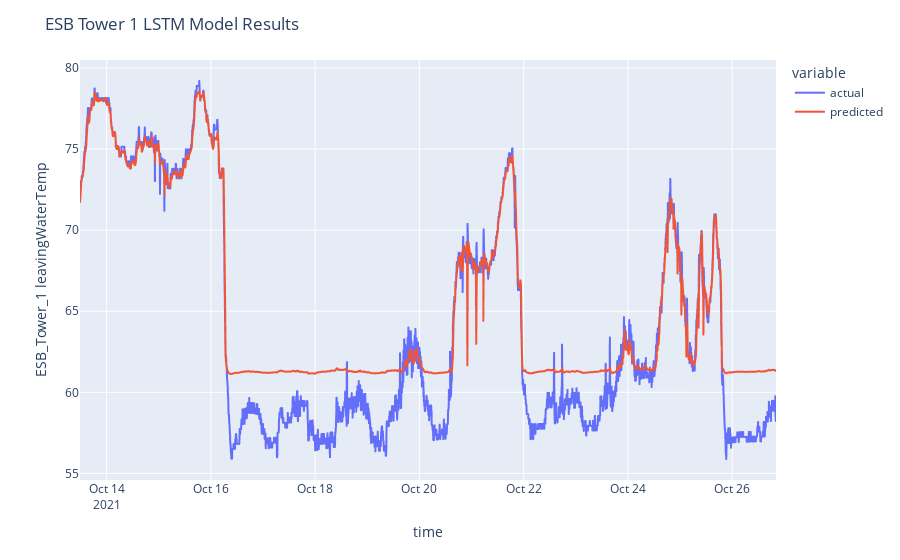

Notebook source saved alongside this figure:
### Markdown cell above
<h3 style="color:#27469c">ESB Tower 1 Fall</h3>

### Code cell
base_model.create_base_model(building_name="ESB", tower_number=1, season="fall", features=features, target=target)

### Figure 1 — Plotly figure (JSON) as saved in the notebook; plotly's stock layout.template omitted (floating-point values rounded to 4 significant figures; data arrays with more than 128 entries replaced by an {"elided": "..."} marker saying what was removed)
{"data": [{"hovertemplate": "variable=actual<br>index=%{x}<br>value=%{y}<extra></extra>", "legendgroup": "actual", "line": {"color": "#636efa", "dash": "solid"}, "marker": {"symbol": "circle"}, "mode": "lines", "name": "actual", "showlegend": true, "type": "scattergl", "x": {"elided": "3846 str values"}, "xaxis": "x", "y": {"elided": "3846 float values"}, "yaxis": "y"}, {"hovertemplate": "variable=predicted<br>index=%{x}<br>value=%{y}<extra></extra>", "legendgroup": "predicted", "line": {"color": "#EF553B", "dash": "solid"}, "marker": {"symbol": "circle"}, "mode": "lines", "name": "predicted", "showlegend": true, "type": "scattergl", "x": {"elided": "3846 str values"}, "xaxis": "x", "y": {"elided": "3846 float values"}, "yaxis": "y"}], "layout": {"legend": {"title": {"text": "variable"}, "tracegroupgap": 0}, "margin": {"t": 60}, "title": {"text": "ESB Tower 1 LSTM Model Results"}, "xaxis": {"anchor": "y", "domain": [0, 1], "title": {"text": "time"}}, "yaxis": {"anchor": "x", "domain": [0, 1], "title": {"text": "ESB_Tower_1 leavingWaterTemp"}}}}
